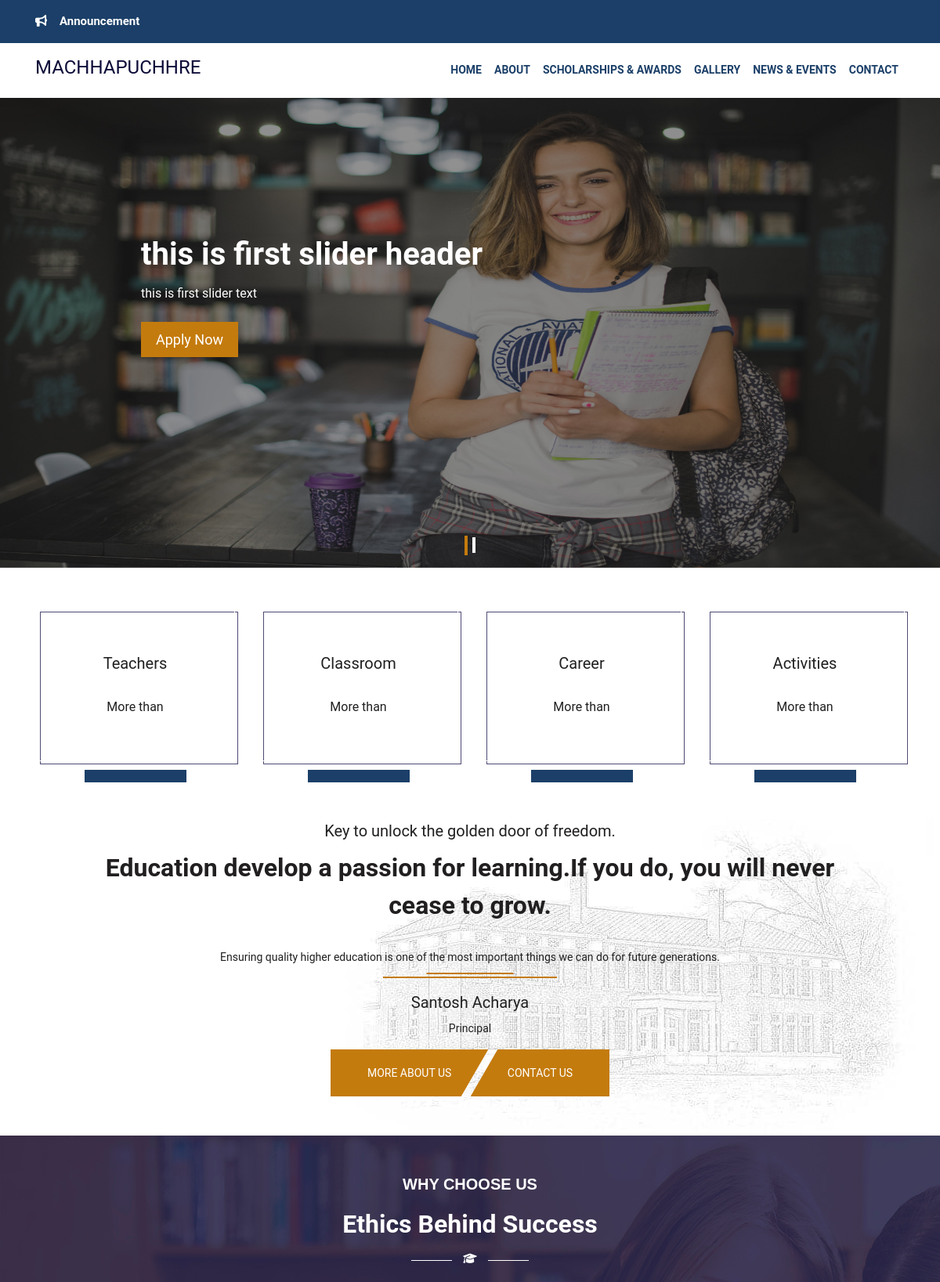
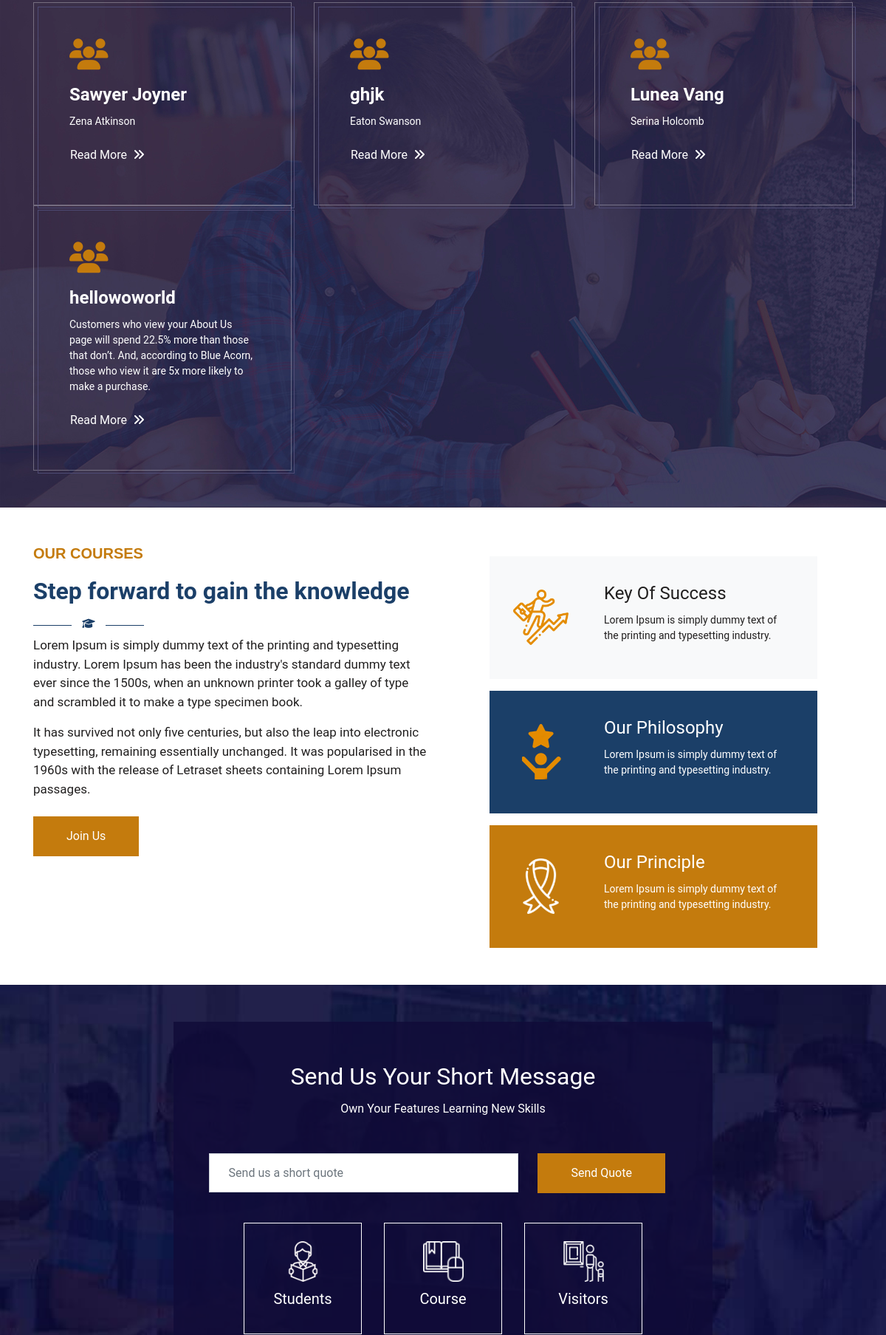
/ (signed in, upper part), run on the app's committed database (2 pictures, top to bottom).
### tables this page shows
CREATE TABLE `sliders` (
  `id` int(11) NOT NULL,
  `name` varchar(100) NOT NULL,
  `h1` varchar(100) NOT NULL,
  `p` varchar(255) NOT NULL,
  `btn_txt` varchar(100) NOT NULL,
  `btn_link` varchar(255) NOT NULL,
  `img` varchar(255) NOT NULL,
  `status` int(11) NOT NULL DEFAULT 1,
  `created_at` timestamp NOT NULL DEFAULT current_timestamp(),
  `updated_at` timestamp NOT NULL DEFAULT current_timestamp()
);

CREATE TABLE `why_choose_us` (
  `id` int(11) NOT NULL,
  `name` varchar(100) NOT NULL,
  `h1` varchar(50) NOT NULL,
  `txt` varchar(250) NOT NULL,
  `status` varchar(10) NOT NULL DEFAULT 'Active',
  `created_at` timestamp NOT NULL DEFAULT current_timestamp(),
  `updated_at` timestamp NOT NULL DEFAULT current_timestamp()
);

### index.php (the view, shortened to what this page needs)
<?php require('inc/header.php'); ?>
    <div id="demo" class="carousel slide" data-ride="carousel">
        <ul class="carousel-indicators">
            <?php
                $slider_count_query = "SELECT * FROM sliders";
                $slider_count_result = mysqli_query($conn,$slider_count_query);
                $count = 0;
                $data_slide = 0;
                while($data=mysqli_fetch_array($slider_count_result))
                {
                    $count+=1;
            ?>
            <li data-target="#demo" data-slide-to="<?php echo $data_slide; ?>" class="<?php if($count==1) { echo "active"; } ?>"></li>
            <?php
                $data_slide+=1;
                }
            ?>
        </ul>
        <div class="carousel-inner">
        <?php
                $slider_query = "SELECT * FROM sliders";
                $slider_result = mysqli_query($conn,$slider_query);
                $count=0;
                while($data=mysqli_fetch_array($slider_result))
                {
                    $count+=1;
                    ?>
            <div class="carousel-item <?php if($count==1) { echo "active"; } ?>">
                <img src="uploads/<?php echo $data['img']; ?>" alt="education" class="img-fluid">
                <div class="carousel-caption animated fadeInLeft delay-0.5s">
                    <h1 class="font-weight-bold"><?php echo $data['h1'] ?></h1>
                    <h6 class="banner-desc"><?php echo $data['p']; ?></h6>
                    <a href="<?php echo $data['btn_link']; ?>" class="theme-orange btn mt-3 apply-now"><?php echo $data['btn_txt']; ?></a>
                </div>
            </div>
                    <?php
          }
        ?>
        </div>
    </div>
    <section class="counter-section">
        <div class="container">
            <div class="counter-box">
                <div class="row">
                    <div class="col-lg-3 col-md-6 col-sm-6">
                        <div class="counter" data-aos="fade-up" data-aos-duration="550">
                            <div class="border-line"></div>
                            <h5 class="count-text mt-2">Teachers</h5><br>
                            <h6>More than</h6>
                            <h2 class="timer count-title count-number" data-to="30" data-speed="1500"></h2>
                        </div>
                    </div>
                    <div class="col-lg-3 col-md-6 col-sm-6">
                        <div class="counter mt-xl-0 mt-lg-0 mt-md-0 mt-sm-0 mt-3" data-aos="fade-up" data-aos-duration="550">
                            <div class="border-line"></div>
                            <h5 class="count-text mt-2">Classroom</h5><br>
                            <h6>More than</h6>
                            <h2 class="timer count-title count-number" data-to="40" data-speed="1500"></h2>
                        </div>
                    </div>
                    <div class="col-lg-3 col-md-6 col-sm-6">
                        <div class="counter mt-xl-0 mt-lg-0 mt-md-4 mt-sm-3 mt-3" data-aos="fade-up" data-aos-duration="550">
                            <div class="border-line"></div>
                            <h5 class="count-text mt-2">Career</h5><br>
                            <h6>More than</h6>
                            <h2 class="timer count-title count-number" data-to="1000" data-speed="1500"></h2>
                        </div>
                    </div>
                    <div class="col-lg-3 col-md-6 col-sm-6">
                        <div class="counter mt-xl-0 mt-lg-0 mt-md-4 mt-sm-3 mt-3" data-aos="fade-up" data-aos-duration="550">
                            <div class="border-line"></div>
                            <h5 class="count-text mt-2">Activities</h5><br>
                            <h6>More than</h6>
                            <h2 class="timer count-title count-number" data-to="1000" data-speed="1500"></h2>
                        </div>
                    </div>
                </div>
            </div>
        </div>
    </section>
    <section class="about-us" data-aos="fade-up" data-aos-duration="950">
        <div class="container">
            <h5 data-aos="fade-up" data-aos-duration="1050">Key to unlock the golden door of freedom.</h5>
            <h2 class="font-weight-bold pb-3 px-5 mb-0" data-aos="fade-up" data-aos-duration="1050">Education develop a
                passion for learning.If you do, you will never cease to grow.</h2>
            <p class="bottom-line">Ensuring quality higher education is one of the most important things we can do for
                future generations.</p>
            <h5 class="pt-3">Santosh Acharya</h5>
            <p>Principal</p>
            <div class="button-box">
                <a href="about.html" class="left-btn">More About Us</a>
                <a href="contact.html" class="right-btn">Contact Us</a>
            </div>
        </div>
    </section>
    <section class="target">
        <div class="container">
            <div class="sec-title text-center bg-fill mb-3">
                <span class="title" style="color:white !important" >Why Choose Us</span>
                <h2 class="text-white">Ethics Behind Success</h2>
                <div class="divider">
                    <span class="fa fa-mortar-board"></span>
                </div>
            </div>
            <div class="row">
            <?php
                $select_why_choose_us = "SELECT * FROM why_choose_us";
                $result_why_choose_us = mysqli_query($conn,$select_why_choose_us);
                while($data=mysqli_fetch_array($result_why_choose_us))
                {
                    ?>
                 <div class="col-md-4">
                    <div class="target-block text-white p-5 mb-lg-0 mb-xl-0 mb-md-0 mb-sm-5 mb-5" data-aos="fade-up"
                         data-aos-duration="550">
                        <div class="border-line"></div>
                        <i class="fa fa-users fa-3x color-orange mb-3 target-icon"></i>
                        <h4 class="font-weight-bold"><?php echo $data['h1']; ?></h4>
                        <p><?php echo $data['txt']; ?></p>
                        <a href="javascript:" class="btn text-white pl-0">Read More<i
                                class="fa fa-angle-double-right ml-2"></i></a>
                    </div>
                </div>
                    <?php
                }
            ?>
            </div>
        </div>
    </section>
    <section class="online-course">
        <div class="container">
            <div class="row">
                <div class="col-lg-6">
                    <div class="sec-title">
                        <span class="title">Our Courses</span>
                        <h2>Step forward to gain the knowledge</h2>
                        <div class="divider">
                            <span class="fa fa-mortar-board"></span>
                        </div>
                    </div>
                    <p class="p-17">Lorem Ipsum is simply dummy text of the printing and typesetting industry. Lorem
                        Ipsum
                        has been the industry's standard dummy text ever since the 1500s, when an unknown printer took a
                        galley of type and scrambled it to make a type specimen book.</p>
                    <p class="p-17">It has survived not only five centuries, but also the leap into electronic
                        typesetting,
                        remaining essentially unchanged. It was popularised in the 1960s with the release of Letraset
                        sheets
                        containing Lorem Ipsum passages.</p>
                    <button type="button" class="btn theme-orange theme-btn my-2 join-us">Join Us</button>
                </div>
                <div class="col-lg-6">
                    <div class="course-block  d-flex justify-content-between bg-light pa-2 mx-5 my-3" data-aos="fade-up"
                         data-aos-duration="550">
                        <img src="assets/images/icons/promotion.png" class="img-fluid m-auto" alt="Key Of Success">
                        <div class="course-text pl-5">
                            <h4>Key Of Success</h4>
                            <p>Lorem Ipsum is simply dummy text of the printing and typesetting industry.</p>
                        </div>
                    </div>
                    <div class="course-block  d-flex justify-content-between theme-blue pa-2 mx-5 my-3"
                         data-aos="fade-up"
                         data-aos-duration="550">
                        <img src="assets/images/icons/career.png" class="img-fluid m-auto" alt="Our Philosophy">
                        <div class="course-text pl-5">
                            <h4>Our Philosophy</h4>
                            <p>Lorem Ipsum is simply dummy text of the printing and typesetting industry.</p>
                        </div>
                    </div>
                    <div class="course-block  d-flex justify-content-between theme-orange pa-2 mx-5 mt-3"
                         data-aos="fade-up"
                         data-aos-duration="550">
                        <img src="assets/images/icons/feminism.png" class="img-fluid m-auto" alt="Our Principle">
                        <div class="course-text pl-5">
                            <h4>Our Principle</h4>
                            <p>Lorem Ipsum is simply dummy text of the printing and typesetting industry.</p>
                        </div>
                    </div>
                </div>
            </div>
        </div>
    </section>
    <section class="search-course">
        <div class="container">
            <div class="row justify-content-center">
                <div class="col-xl-8 col-lg-10 col-md-10">
                    <div class="online-course-inner text-center">
                        <h2>Send Us Your Short Message</h2>
                        <h6>Own Your Features Learning New Skills</h6>
                        <form class="px-5 mt-5 mb-3">
                            <div class="form-row">
                                <div class="form-group col-lg-8 col-md-12">
                                    <input type="text" class="form-control"
                                           placeholder="Send us a short quote">
                                </div>
                                <div class="form-group col-lg-4 col-md-12">
                                    <button type="submit" class="btn theme-btn theme-orange mb-2 get-course">Send Quote
                                    </button>
                                </div>
                            </div>
                        </form>
                        <div class="course-rate">
                            <div class="counter-box p-0">
                                <div class="row justify-content-center">
                                    <div class="col-lg-3 col-md-3">
                                        <div class="counter p-4" data-aos="fade-up" data-aos-duration="550">
                                            <div class="counter-img">
                                                <img src="assets/images/icons/reading.png" class="img-fluid w-50"
                                                     alt="Students">
                                            </div>
                                            <h5 class="count-text mt-2">Students</h5>
                                        </div>
                                    </div>
                                    <div class="col-lg-3 col-md-3">
                                        <div class="counter p-4" data-aos="fade-up" data-aos-duration="550">
                                            <div class="counter-img">
                                                <img src="assets/images/icons/online-course.png" class="img-fluid w-50"
                                                     alt="Course">
                                            </div>
                                            <h5 class="count-text mt-2">Course</h5>
                                        </div>
                                    </div>
                                    <div class="col-lg-3 col-md-3">
                                        <div class="counter mb-0 p-4" data-aos="fade-up" data-aos-duration="550">
                                            <div class="counter-img">
                                                <img src="assets/images/icons/visitor.png" class="img-fluid w-50"
                                                     alt="Visitors">
                                            </div>
                                            <h5 class="count-text mt-2">Visitors</h5>
                                        </div>
                                    </div>
                                </div>
                            </div>
                        </div>
                    </div>
                </div>
            </div>
        </div>
    </section>
    <?php require('inc/footer.php'); ?>

### data on the page
sliders: img (picture), h1 "this is first slider header", p "this is first slider text", btn_txt "Apply Now"
why_choose_us: h1 "Sawyer Joyner", txt "Zena Atkinson"
why_choose_us: h1 "ghjk", txt "Eaton Swanson"
why_choose_us: h1 "Lunea Vang", txt "Serina Holcomb"
why_choose_us: h1 "hellowoworld", txt "Customers who view your About Us page will spend 22.5% more than those that don’t. And, according to Blue Acorn, those who view it are 5x more likely to make a purchase."
